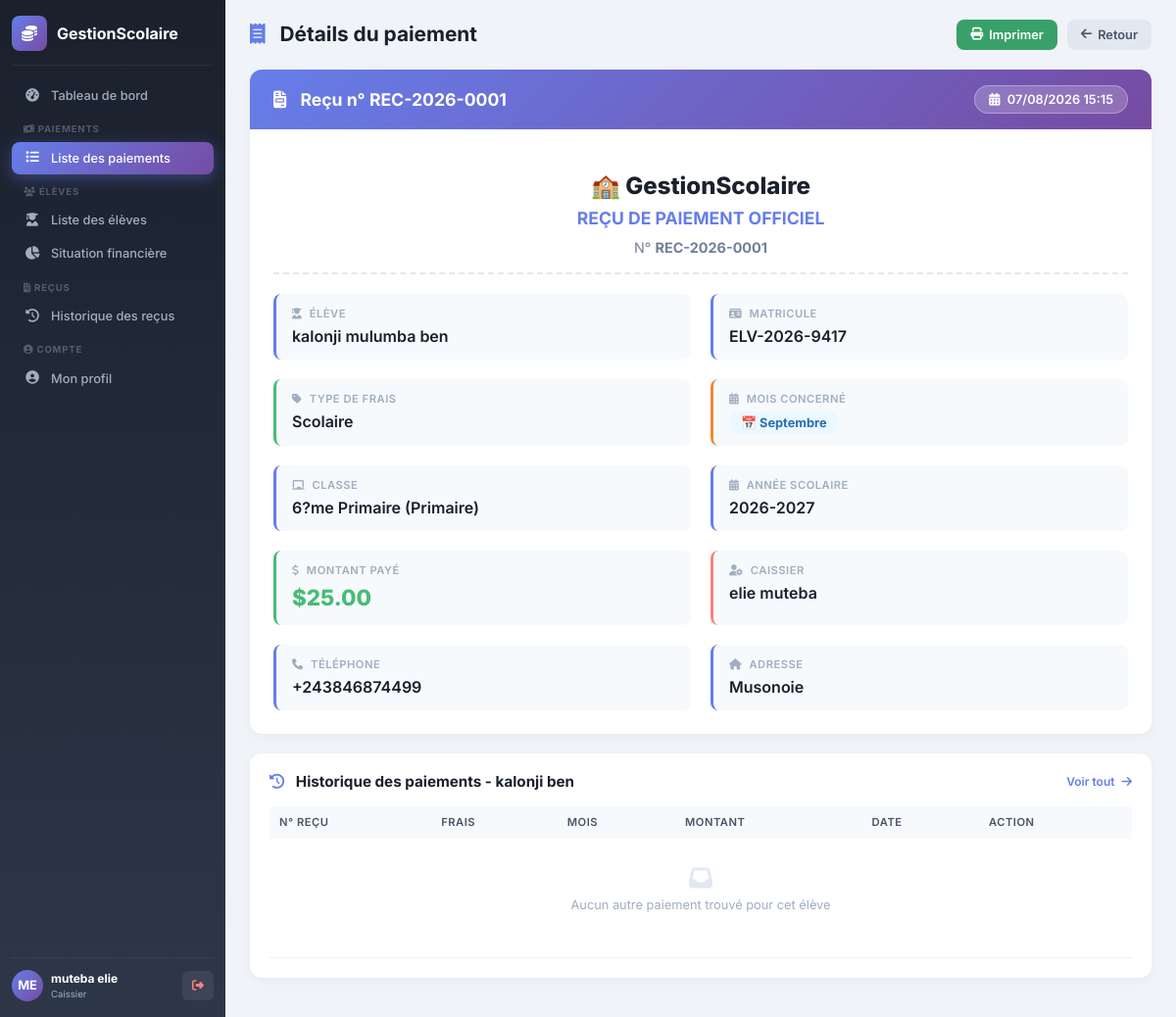
/caissier/paiements/voir.php?id=1 (signed in), run on the app's committed database.
### tables this page shows
CREATE TABLE `paiements` (
  `idPaiement` int(11) NOT NULL,
  `idInscription` int(11) NOT NULL,
  `idFrais` int(11) NOT NULL,
  `mois` enum('Septembre','Octobre','Novembre','D?cembre','Janvier','F?vrier','Mars','Avril','Mai','Juin','Juillet') DEFAULT NULL,
  `montantPaye` decimal(10,2) NOT NULL,
  `datePaiement` datetime DEFAULT current_timestamp(),
  `idCaissier` int(11) NOT NULL,
  `numeroRecu` varchar(50) DEFAULT NULL
);

CREATE TABLE `eleves` (
  `idEleve` int(11) NOT NULL,
  `matricule` varchar(30) NOT NULL,
  `nom` varchar(100) NOT NULL,
  `postNom` varchar(100) DEFAULT NULL,
  `prenom` varchar(100) DEFAULT NULL,
  `lieuNaissance` varchar(100) DEFAULT NULL,
  `sexe` enum('M','F') DEFAULT NULL,
  `dateNaissance` date DEFAULT NULL,
  `adresse` varchar(255) DEFAULT NULL,
  `telephone` varchar(20) DEFAULT NULL,
  `nomPere` varchar(100) DEFAULT NULL,
  `nomMere` varchar(100) DEFAULT NULL,
  `motDePasse` varchar(255) DEFAULT NULL,
  `idUtilisateur` int(11) DEFAULT NULL
);

CREATE TABLE `frais` (
  `idFrais` int(11) NOT NULL,
  `libelle` varchar(100) NOT NULL,
  `montant` decimal(10,2) NOT NULL,
  `typeFrais` enum('Inscription','Mensualit?','Autre') NOT NULL,
  `idAnnee` int(11) NOT NULL,
  `idNiveau` int(11) DEFAULT NULL,
  `statut` enum('Actif','Inactif') DEFAULT 'Actif'
);

CREATE TABLE `classes` (
  `idClasse` int(11) NOT NULL,
  `nomClasse` varchar(50) NOT NULL,
  `idNiveau` int(11) NOT NULL
);

CREATE TABLE `niveaux` (
  `idNiveau` int(11) NOT NULL,
  `nomNiveau` varchar(50) NOT NULL,
  `description` text DEFAULT NULL
);

CREATE TABLE `annees_scolaires` (
  `idAnnee` int(11) NOT NULL,
  `libelle` varchar(20) NOT NULL,
  `annee` varchar(20) DEFAULT NULL,
  `active` tinyint(1) DEFAULT 1
);

CREATE TABLE `utilisateurs` (
  `idUtilisateur` int(11) NOT NULL,
  `nom` varchar(100) NOT NULL,
  `postNom` varchar(100) DEFAULT NULL,
  `prenom` varchar(100) DEFAULT NULL,
  `sexe` enum('M','F') DEFAULT NULL,
  `telephone` varchar(20) DEFAULT NULL,
  `email` varchar(100) DEFAULT NULL,
  `username` varchar(50) NOT NULL,
  `motDePasse` varchar(255) NOT NULL,
  `idRole` int(11) NOT NULL,
  `statut` enum('Actif','Inactif') DEFAULT 'Actif'
);

### caissier/paiements/voir.php (the view, shortened to what this page needs)
<?php
$db = db();
$idPaiement = isset($_GET['id']) ? intval($_GET['id']) : 0;
$stmt = $db->prepare("
    SELECT
        p.idPaiement,
        p.idInscription,
        p.idFrais,
        p.mois,
        p.montantPaye,
        p.datePaiement,
        p.idCaissier,
        p.numeroRecu,
        e.matricule,
        e.nom,
        e.prenom,
        e.postNom,
        e.adresse,
        e.telephone,
        c.nomClasse,
        n.nomNiveau,
        a.libelle as annee,
        u.nom as caissier_nom,
        u.prenom as caissier_prenom
    FROM paiements p
    JOIN inscriptions i ON p.idInscription = i.idInscription
    JOIN eleves e ON i.idEleve = e.idEleve
    JOIN classes c ON i.idClasse = c.idClasse
    JOIN niveaux n ON c.idNiveau = n.idNiveau
    JOIN annees_scolaires a ON i.idAnnee = a.idAnnee
    JOIN utilisateurs u ON p.idCaissier = u.idUtilisateur
    WHERE p.idPaiement = :id
");
$stmt->execute(['id' => $idPaiement]);
$paiement = $stmt->fetch();
$stmt = $db->prepare("
    SELECT
        p.idPaiement,
        p.idFrais,
        p.mois,
        p.montantPaye,
        p.datePaiement,
        p.numeroRecu,
        f.libelle as frais_libelle
    FROM paiements p
    LEFT JOIN frais f ON p.idFrais = f.idFrais
    WHERE p.idInscription = :inscription
    AND p.idPaiement != :id
    ORDER BY p.datePaiement DESC
    LIMIT 10
");
$stmt->execute([
    'inscription' => $paiement['idInscription'],
    'id' => $idPaiement
]);
$autres_paiements = $stmt->fetchAll();
include __DIR__ . '/../../includes/header.php';
?>
<div class="app-layout">
    <div class="sidebar-caissier" id="sidebarCaissier">
        <div class="sidebar-logo">
            <div class="logo-icon"><i class="fas fa-coins"></i></div>
            <span>GestionScolaire</span>
        </div>
        <ul class="sidebar-menu">
            <li><a href="../dashboard.php"><i class="fas fa-tachometer-alt"></i> Tableau de bord</a></li>
            <li class="menu-section"><i class="fas fa-money-bill-wave"></i> Paiements</li>
            <li><a href="index.php" class="active"><i class="fas fa-list"></i> Liste des paiements</a></li>
            <li class="menu-section"><i class="fas fa-users"></i> Élèves</li>
            <li><a href="../eleves/index.php"><i class="fas fa-user-graduate"></i> Liste des élèves</a></li>
            <li><a href="../eleves/situation_financiere.php"><i class="fas fa-chart-pie"></i> Situation financière</a></li>
            <li class="menu-section"><i class="fas fa-file-invoice"></i> Reçus</li>
            <li><a href="../recus/historique.php"><i class="fas fa-history"></i> Historique des reçus</a></li>
            <li class="menu-section"><i class="fas fa-user-circle"></i> Compte</li>
            <li><a href="../profil.php"><i class="fas fa-user-circle"></i> Mon profil</a></li>
        </ul>
        <div class="sidebar-footer">
            <div class="user-info">
                <div class="avatar"><?php echo strtoupper(substr($_SESSION['prenom'] ?? 'C', 0, 1) . substr($_SESSION['nom'] ?? 'A', 0, 1)); ?></div>
                <div>
                    <strong><?php echo $_SESSION['prenom'] ?? 'Caissier'; ?> <?php echo $_SESSION['nom'] ?? ''; ?></strong>
                    <span><?php echo $_SESSION['role'] ?? 'Caissier'; ?></span>
                </div>
            </div>
            <a href="../../logout.php" class="btn-logout" title="Déconnexion">
                <i class="fas fa-sign-out-alt"></i>
            </a>
        </div>
    </div>
    <div class="main-content">
        <div class="page-header">
            <h2>
                <i class="fas fa-receipt"></i>
                Détails du paiement
            </h2>
            <div class="header-right">
                <button class="btn-print" onclick="imprimer()">
                    <i class="fas fa-print"></i> Imprimer
                </button>
                <a href="index.php" class="btn-back">
                    <i class="fas fa-arrow-left"></i> Retour
                </a>
            </div>
        </div>
        <div class="detail-card" id="detailCard">
            <div class="card-header">
                <h3>
                    <i class="fas fa-file-invoice"></i>
                    Reçu n° <?php echo htmlspecialchars($paiement['numeroRecu'] ?? 'Non généré'); ?>
                </h3>
                <span class="badge-recu">
                    <i class="fas fa-calendar-alt me-1"></i>
                    <?php echo date('d/m/Y H:i', strtotime($paiement['datePaiement'])); ?>
                </span>
            </div>
            <div class="card-body">
                <div class="recu-header">
                    <h1 class="school-name">🏫 GestionScolaire</h1>
                    <div class="recu-title">REÇU DE PAIEMENT OFFICIEL</div>
                    <div class="recu-number">
                        N° <strong><?php echo htmlspecialchars($paiement['numeroRecu'] ?? 'Non généré'); ?></strong>
                    </div>
                </div>
                <div class="info-grid">
                    <div class="info-item">
                        <span class="label"><i class="fas fa-user-graduate me-1"></i> Élève</span>
                        <span class="value">
                            <?php echo htmlspecialchars(trim($paiement['nom'] . ' ' . ($paiement['postNom'] ?? '') . ' ' . $paiement['prenom'])); ?>
                        </span>
                    </div>
                    <div class="info-item">
                        <span class="label"><i class="fas fa-id-card me-1"></i> Matricule</span>
                        <span class="value"><?php echo htmlspecialchars($paiement['matricule']); ?></span>
                    </div>
                    <div class="info-item" style="border-left-color: #48bb78;">
                        <span class="label"><i class="fas fa-tag me-1"></i> Type de frais</span>
                        <span class="value">
                            <?php
                            if (!empty($paiement['idFrais'])) {
                                try {
                                    $stmtFrais = $db->prepare("SELECT libelle FROM frais WHERE idFrais = :id");
                                    $stmtFrais->execute(['id' => $paiement['idFrais']]);
                                    $frais = $stmtFrais->fetch();
                                    echo htmlspecialchars($frais['libelle'] ?? 'Frais de scolarité');
                                } catch (PDOException $e) {
                                    echo 'Frais de scolarité';
                                }
                            } else {
                                echo 'Frais de scolarité';
                            }
                            ?>
                        </span>
                    </div>
                    <div class="info-item" style="border-left-color: #ed8936;">
                        <span class="label"><i class="fas fa-calendar-alt me-1"></i> Mois concerné</span>
                        <span class="value">
                            <?php if (!empty($paiement['mois'])): ?>
                                <span class="mois-label">
                                    📅 <?php echo htmlspecialchars($paiement['mois']); ?>
                                </span>
                            <?php else: ?>
                                <span class="text-muted">-</span>
                            <?php endif; ?>
                        </span>
                    </div>
                    <div class="info-item" style="border-left-color: #667eea;">
                        <span class="label"><i class="fas fa-chalkboard me-1"></i> Classe</span>
                        <span class="value"><?php echo htmlspecialchars($paiement['nomClasse'] . ' (' . $paiement['nomNiveau'] . ')'); ?></span>
                    </div>
                    <div class="info-item" style="border-left-color: #667eea;">
                        <span class="label"><i class="fas fa-calendar-alt me-1"></i> Année scolaire</span>
                        <span class="value"><?php echo htmlspecialchars($paiement['annee']); ?></span>
                    </div>
                    <div class="info-item" style="border-left-color: #48bb78;">
                        <span class="label"><i class="fas fa-dollar-sign me-1"></i> Montant payé</span>
                        <span class="value">
                            <span class="montant">$<?php echo number_format($paiement['montantPaye'], 2); ?></span>
                        </span>
                    </div>
                    <div class="info-item" style="border-left-color: #fc8181;">
                        <span class="label"><i class="fas fa-user-cog me-1"></i> Caissier</span>
                        <span class="value"><?php echo htmlspecialchars(trim(($paiement['caissier_nom'] ?? '') . ' ' . ($paiement['caissier_prenom'] ?? ''))); ?></span>
                    </div>
                    <div class="info-item">
                        <span class="label"><i class="fas fa-phone me-1"></i> Téléphone</span>
                        <span class="value"><?php echo htmlspecialchars($paiement['telephone'] ?? '-'); ?></span>
                    </div>
                    <div class="info-item">
                        <span class="label"><i class="fas fa-home me-1"></i> Adresse</span>
                        <span class="value"><?php echo htmlspecialchars($paiement['adresse'] ?? '-'); ?></span>
                    </div>
                </div>
            </div>
        </div>
        <div class="widget">
            <div class="widget-header">
                <h5>
                    <i class="fas fa-history"></i>
                    Historique des paiements -
                    <?php echo htmlspecialchars(trim($paiement['nom'] . ' ' . $paiement['prenom'])); ?>
                </h5>
                <a href="../eleves/situation_financiere.php?id=<?php echo $paiement['idInscription']; ?>" class="widget-action">
                    Voir tout <i class="fas fa-arrow-right ms-1"></i>
                </a>
            </div>
            <div class="table-responsive">
                <table class="table-custom">
                    <thead>
                        <tr>
                            <th>N° Reçu</th>
                            <th>Frais</th>
                            <th>Mois</th>
                            <th>Montant</th>
                            <th>Date</th>
                            <th>Action</th>
                        </tr>
                    </thead>
                    <tbody>
                        <?php if (empty($autres_paiements)): ?>
                            <tr>
                                <td colspan="6">
                                    <div class="empty-state">
                                        <i class="fas fa-inbox"></i>
                                        <p>Aucun autre paiement trouvé pour cet élève</p>
                                    </div>
                                </td>
                            </tr>
                        <?php endif; ?>
                    </tbody>
                </table>
            </div>
        </div>
        <?php include __DIR__ . '/../../includes/footer.php'; ?>
</body>
</html>

### assets/css/style.css (style rules this page uses)
* { margin: 0; padding: 0; box-sizing: border-box; }
body { font-family: 'Inter', -apple-system, BlinkMacSystemFont, sans-serif; background: #f8fafc; overflow-x: hidden; }
.main-content { margin-left: 280px; min-height: 100vh; padding: 20px 30px; }

### data on the page
paiements: numeroRecu "REC-2026-0001", datePaiement "07/08/2026 15:15", eleves.nom+postNom+prenom "kalonji mulumba ben", eleves.matricule "ELV-2026-9417", mois "Septembre", classes.nomClasse "6?me Primaire (Primaire)", annees_scolaires.libelle "2026-2027", montantPaye "25.00", idCaissier.prenom "elie muteba", eleves.telephone "+243846874499", eleves.adresse "Musonoie", eleves.nom+prenom "kalonji ben"
frais: libelle "Scolaire"

### other printed values
$_SESSION['prenom'] "muteba"
$_SESSION['nom'] "elie"
$_SESSION['role'] "Caissier"
